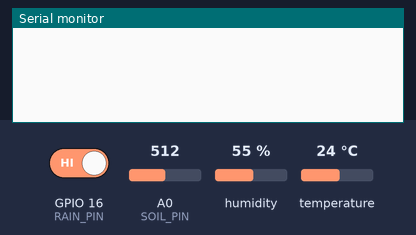
The sketch below on a simulated ESP8266 (NodeMCU). Parts: the last lines printed to the serial monitor. The inputs (shaded band) are chosen by the test bench; at power-on: GPIO 16 (RAIN_PIN) HIGH, humidity 55 %, A0 (SOIL_PIN) = 512, temperature 24 °C. WiFi joins after 1.5 s; servers stay silent unless stated.

Above: at 3.0 s.
3.1 s: GPIO 16 (RAIN_PIN) driven LOW
5.3 s: GPIO 16 (RAIN_PIN) driven HIGH
9.3 s: humidity set to 22 %
At 10.6 s:
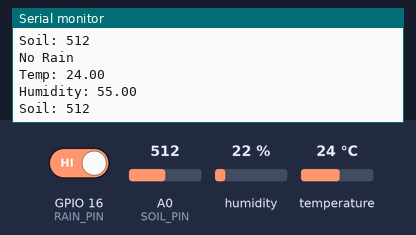
10.8 s: A0 (SOIL_PIN) set to 716
At 12.2 s:
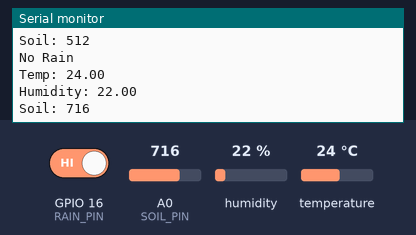
12.3 s: temperature set to 12 °C
13.8 s: A0 (SOIL_PIN) set to 900
At 14.9 s:
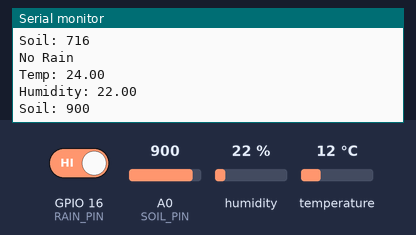
Timing chart, 0 to 16.3 s (numbered marks = the images above; inputs shaded):
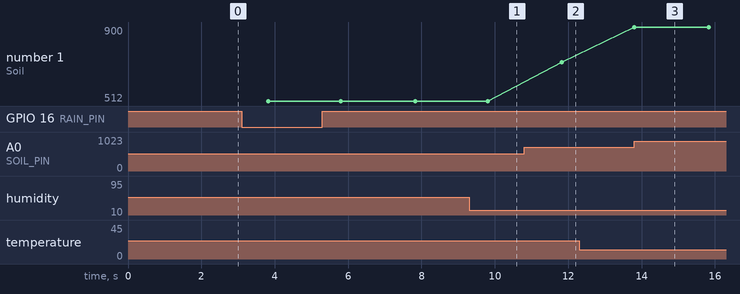

The sketch:

Plant_Stress_Language_Deocder.ino
```cpp
#define BLYNK_PRINT Serial
#define BLYNK_TEMPLATE_ID "TMPL3pdLhLo_a"
#define BLYNK_TEMPLATE_NAME "PLANT STRESS LANGUAGE DECODER"
#define BLYNK_AUTH_TOKEN "thA5Vc7-J4UzBeOhx43z2EDtSy5pT0cJ"

#include <ESP8266WiFi.h>
#include <BlynkSimpleEsp8266.h>
#include <SimpleTimer.h>
#include <DHT.h>

char auth[] = "thA5Vc7-J4UzBeOhx43z2EDtSy5pT0cJ";
char ssid[] = "Galaxy A14 5G 041E";
char pass[] = "Priya Jeni";

#define DHTPIN 2
#define DHTTYPE DHT11
#define SOIL_PIN A0
#define RAIN_PIN 16

DHT dht(DHTPIN, DHTTYPE);
SimpleTimer timer;

void sendSensor()
{
  float humidity = dht.readHumidity();
  float temperature = dht.readTemperature();

  int soilValue = analogRead(SOIL_PIN);
  int rainValue = digitalRead(RAIN_PIN);

  if (!isnan(humidity) && !isnan(temperature))
  {
    Blynk.virtualWrite(V0, temperature);
    Blynk.virtualWrite(V1, humidity);
  }

  Blynk.virtualWrite(V2, soilValue);

  if (rainValue == LOW)
  {
    Blynk.virtualWrite(V3, 1);
    Serial.println("Rain Detected");
  }
  else
  {
    Blynk.virtualWrite(V3, 0);
    Serial.println("No Rain");
  }

  Serial.print("Temp: ");
  Serial.println(temperature);

  Serial.print("Humidity: ");
  Serial.println(humidity);

  Serial.print("Soil: ");
  Serial.println(soilValue);
}

void setup()
{
  Serial.begin(9600);

  pinMode(RAIN_PIN, INPUT);

  dht.begin();

  Blynk.begin(auth, ssid, pass);

  timer.setInterval(2000L, sendSensor);
}

void loop()
{
  Blynk.run();
  timer.run();
}
```

Measured:
- after the input at 10.8 s, the serial monitor: prints a new line after 1.0 s (image 2)
- after the input at 13.8 s, the serial monitor: prints a new line at once (image 3)
- plotted number 1: 512 → 716 after the input at 10.8 s, 716 → 900 after the input at 13.8 s
